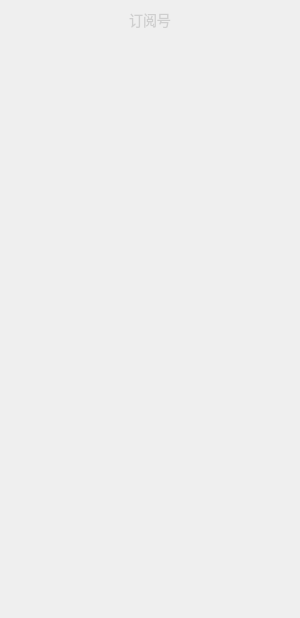
<?xml version="1.0" encoding="UTF-8"?>
<ui version="4.0">
 <class>ExtendedSessionListView</class>
 <widget class="QWidget" name="ExtendedSessionListView">
  <property name="geometry">
   <rect>
    <x>0</x>
    <y>0</y>
    <width>300</width>
    <height>618</height>
   </rect>
  </property>
  <property name="windowTitle">
   <string>ExtendedSessionListView</string>
  </property>
  <property name="styleSheet">
   <string notr="true">
QWidget
{
    font-family:'微软雅黑';
}

QPushButton#createnewgroup {
    border: 1px solid #00000000;
    image: url(:/Images/addButton.png);
}


QLabel#titleText
{
	border:none;
	color:#CFCFCF;
    font-size:14px;
}

QPushButton#pb_back{ 
    border:none;
	image : url(:/Images/previous.png);
} 
QPushButton#pb_back:hover{ 
    image : url(:/Images/previous_hover.png);
} 
QPushButton#pb_back:pressed{ 
    image : url(:/Images/previous_hover.png);
} 
                                    </string>
  </property>
  <layout class="QVBoxLayout" name="verticalLayout">
   <property name="spacing">
    <number>0</number>
   </property>
   <property name="leftMargin">
    <number>0</number>
   </property>
   <property name="topMargin">
    <number>0</number>
   </property>
   <property name="rightMargin">
    <number>0</number>
   </property>
   <item>
    <widget class="QWidget" name="title_panel" native="true">
     <property name="minimumSize">
      <size>
       <width>0</width>
       <height>40</height>
      </size>
     </property>
     <property name="maximumSize">
      <size>
       <width>16777215</width>
       <height>40</height>
      </size>
     </property>
     <layout class="QHBoxLayout" name="horizontalLayout_22">
      <property name="spacing">
       <number>0</number>
      </property>
      <property name="leftMargin">
       <number>0</number>
      </property>
      <property name="topMargin">
       <number>0</number>
      </property>
      <property name="rightMargin">
       <number>0</number>
      </property>
      <property name="bottomMargin">
       <number>0</number>
      </property>
      <item>
       <widget class="QPushButton" name="pb_back">
        <property name="minimumSize">
         <size>
          <width>0</width>
          <height>0</height>
         </size>
        </property>
        <property name="maximumSize">
         <size>
          <width>45</width>
          <height>40</height>
         </size>
        </property>
        <property name="text">
         <string/>
        </property>
        <property name="flat">
         <bool>true</bool>
        </property>
       </widget>
      </item>
      <item>
       <widget class="QLabel" name="titleText">
        <property name="text">
         <string>订阅号</string>
        </property>
        <property name="alignment">
         <set>Qt::AlignCenter</set>
        </property>
       </widget>
      </item>
      <item>
       <widget class="QPushButton" name="pb_left_2">
        <property name="maximumSize">
         <size>
          <width>45</width>
          <height>40</height>
         </size>
        </property>
        <property name="text">
         <string/>
        </property>
        <property name="flat">
         <bool>true</bool>
        </property>
       </widget>
      </item>
     </layout>
    </widget>
   </item>
   <item>
    <widget class="QWidget" name="widget" native="true"/>
   </item>
  </layout>
 </widget>
 <layoutdefault spacing="6" margin="11"/>
 <resources>
  <include location="localman.qrc"/>
 </resources>
 <connections/>
</ui>
